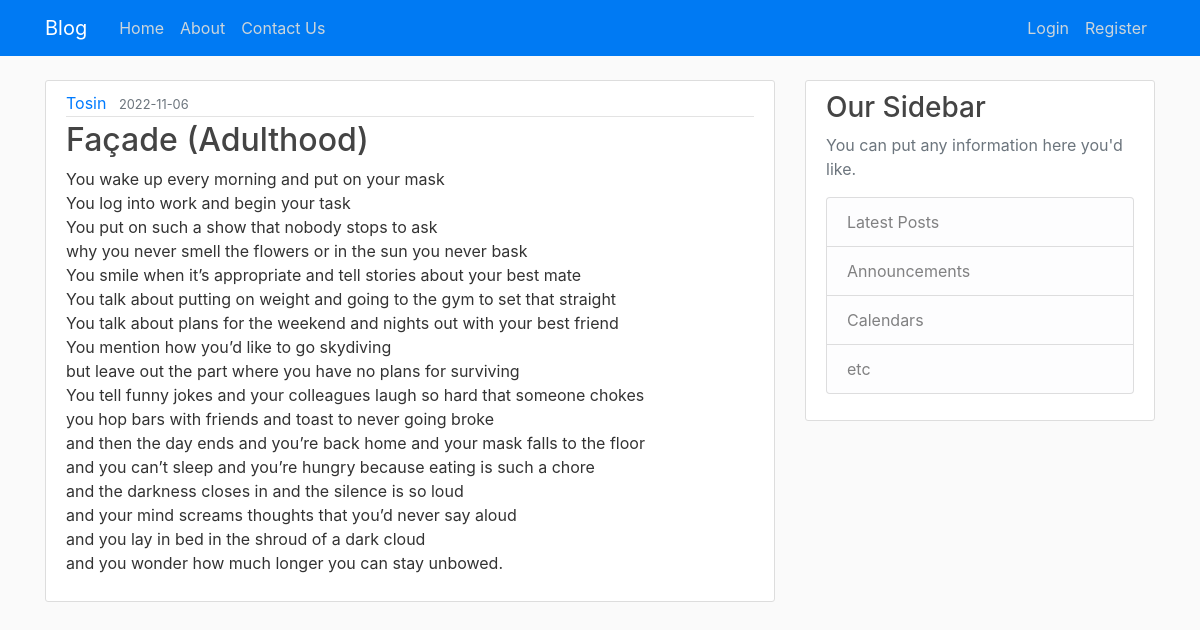
The app's page /post/4 with its own data.
### app.py (models this page shows, shortened)
class User(db.Model, UserMixin):
    id = db.Column(db.Integer(), primary_key=True)
    username = db.Column(db.String(255), nullable=False, unique=True)
    first_name = db.Column(db.String(255), nullable=False)
    last_name = db.Column(db.String(255), nullable=False)
    email = db.Column(db.String(255), nullable=False, unique=True)
    password_hash = db.Column(db.Text(), nullable=False)
    posts = db.relationship('Post', backref='author', lazy=True)

class Post(db.Model):
    id = db.Column(db.Integer(), primary_key=True)
    title = db.Column(db.String(255), nullable=False)
    date_posted = db.Column(db.DateTime(), nullable=False, default=datetime.utcnow)
    content = db.Column(db.Text(), nullable=False)
    author_id = db.Column(db.Integer(), db.ForeignKey('user.id'), nullable=False)

### app.py (the view)
@app.route('/post/<int:post_id>')
def post(post_id):
    post = Post.query.get_or_404(post_id)
    return render_template('post.html', title=post.title, post=post)

### app.py (called while the page is built)
@app.before_request
def create_tables():
    db.create_all()

### templates/post.html (shortened to what this page needs)
{% extends "base.html" %}
{% block content %}
  <article class="media content-section">
    <div class="media-body">
      <div class="article-metadata">
        <a class="mr-2" href="#">{{ post.author.username }}</a>
        <small class="text-muted">{{ post.date_posted.strftime('%Y-%m-%d') }}</small>
      </div>
      <h2 class="article-title">{{ post.title }}</h2>
      <p class="article-content">{{ post.content }}</p>
    </div>
  </article>
{% endblock content %}

### static/main.css (style rules this page uses)
body { background: #fafafa; color: #333333; margin-top: 5rem; }
h1, h2, h3, h4, h5, h6 { color: #444444; }
.content-section { background: #ffffff; padding: 10px 20px; border: 1px solid #dddddd; border-radius: 3px; margin-bottom: 20px; }
.article-title { color: #444444; }
.article-content { white-space: pre-line; }
.article-metadata { padding-bottom: 1px; margin-bottom: 4px; border-bottom: 1px solid #e3e3e3 }

### records on screen
User: author.username "Tosin"
Post: date_posted "2022-11-06", title "Façade (Adulthood)", content "You wake up every morning and put on your mask You log into work and begin your task You put on such a show that nobody stops to ask why you never smell the flowers or in the sun you never bask You smile when it’s appropriate and tell stories about your best mate You talk about putting on weight and going to the gym to set that straight You talk about plans for the weekend and nights out with your best friend You mention how you’d like to go skydiving but leave out the part where you have no plans for surviving You tell funny jokes and your colleagues laugh so hard that someone chokes you hop bars with friends and toast to never going broke and then the day ends and you’re back home and…"
